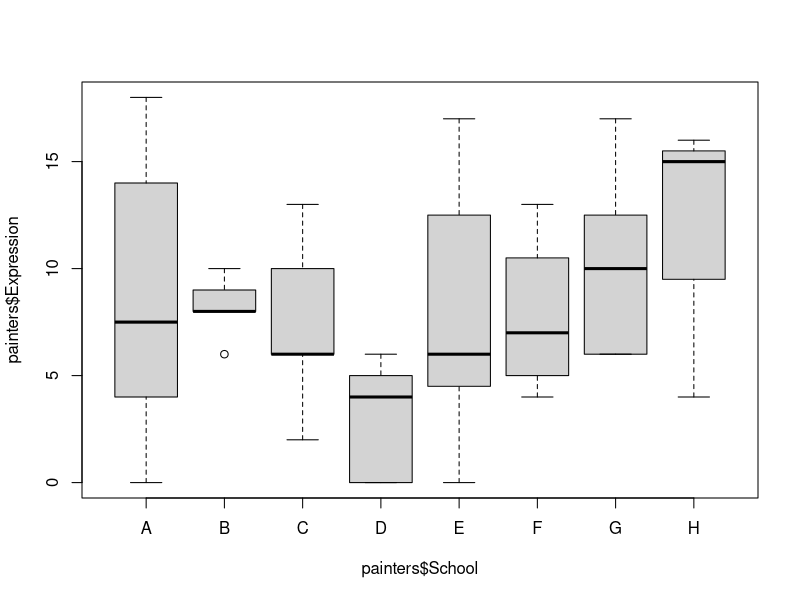

Source code (R):
# R Statistics Essential Training
# Ex06_02
# Creating grouped boxplots


# Load data
# Use dataset "painters" from the package "MASS
require(MASS)
?painters

data("painters")
painters


# Draw boxplots of outcome (Expression) by group (School)
# Basic version - not very helpful so fancy it up! 
boxplot(painters$Expression ~ painters$School)
